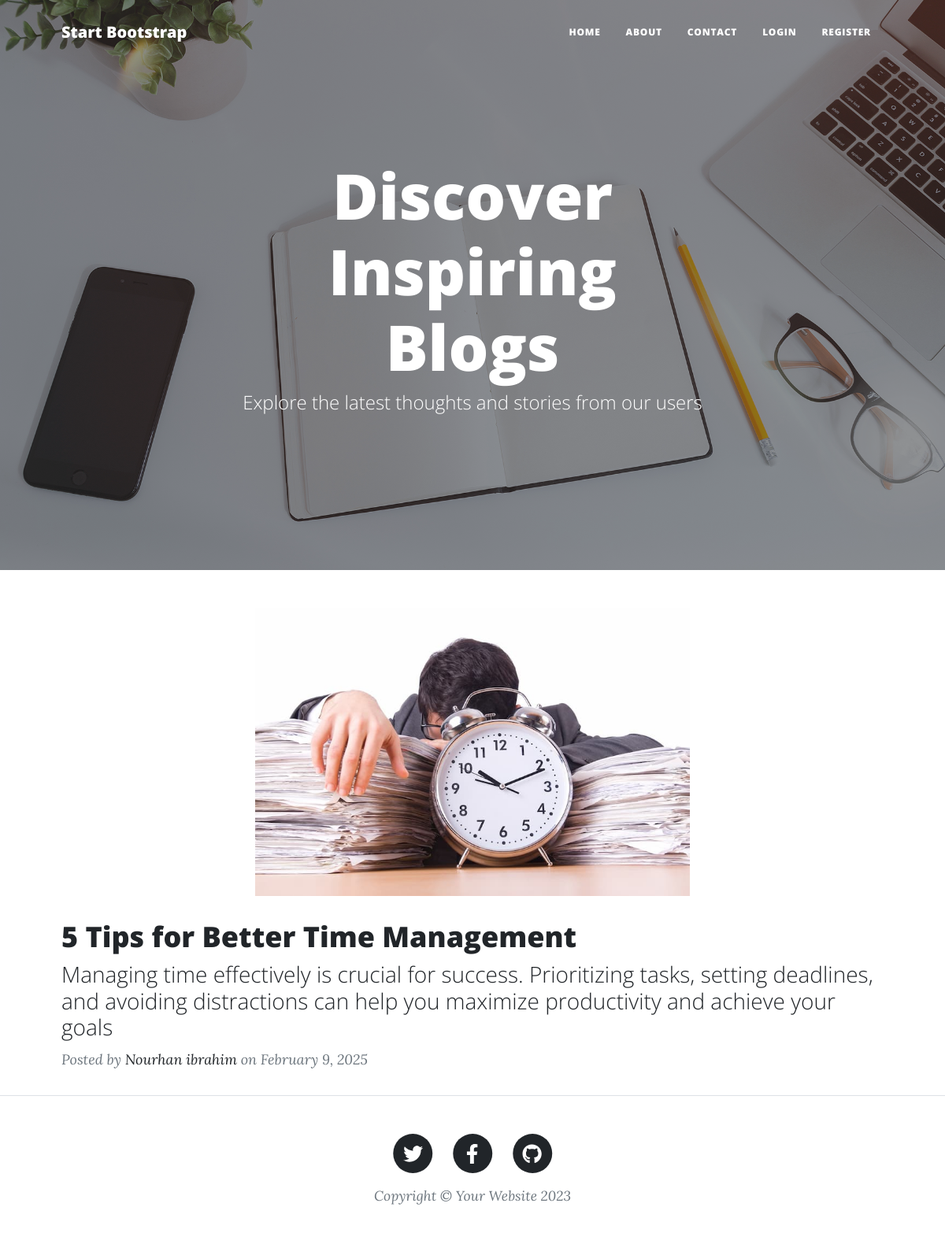
Page /index.php?page=single-blog&id=22 on the committed database.
### tables this page shows
CREATE TABLE `posts` (
  `id` int(11) NOT NULL,
  `title` varchar(255) DEFAULT NULL,
  `content` text DEFAULT NULL,
  `image` text DEFAULT NULL,
  `created_at` timestamp NOT NULL DEFAULT current_timestamp() ON UPDATE current_timestamp(),
  `user_id` int(11) DEFAULT NULL
);

CREATE TABLE `users` (
  `id` int(11) NOT NULL,
  `name` varchar(255) NOT NULL,
  `email` varchar(255) NOT NULL,
  `password` varchar(255) NOT NULL
);

### view/blog/single-blog.php (the view, shortened to what this page needs)
<header class="masthead" style="background-image: url('assets/img/home-bg.jpg')">
    <div class="container position-relative px-4 px-lg-5">
        <div class="row gx-4 gx-lg-5 justify-content-center">
            <div class="col-md-10 col-lg-8 col-xl-7">
                <div class="site-heading">
                    <h1>Discover Inspiring Blogs</h1>
                    <span class="subheading">Explore the latest thoughts and stories from our users</span>
                </div>
            </div>
        </div>
    </div>
</header>
</body>
<div class="container px-4 px-lg-5">
    <div class="row gx-4 gx-lg-5 justify-content-center">
        <?php
         if ($_GET['id']) {
             $post_id = intval($_GET['id']);
             $sql = "SELECT posts.*, users.name AS author
             FROM posts
              JOIN users ON posts.user_id = users.id
             WHERE posts.id = $post_id";
             $res = mysqli_query($conn, $sql);
             if ($row = mysqli_fetch_assoc($res)) :
                 if (isset($row['image'])):
         ?>
                    <img src="<?= $row['image'] ?>" style="width: 100%; max-width: 600px; height: auto; display: block; margin: auto;" />
                <?php endif; ?>
                <div class="post-preview">
                    <a href="post.html">
                        <h2 class="post-title"><?= $row['title'] ?></h2>
                        <h3 class="post-subtitle"><?= $row['content'] ?></h3>
                    </a>
                    <p class="post-meta">
                        Posted by
                        <a href="#!"><?= htmlspecialchars($row['author']) ?></a>
                        on <?= date('F j, Y', strtotime($row['created_at'])) ?>
                    </p>
                </div>
        <?php else: echo "Blog not found";
             endif;
         } else {
             echo "invaild request";
         } ?>
    </div>
</div>

### rows in the picture
posts: image (picture), title "5 Tips for Better Time Management", content "Managing time effectively is crucial for success. Prioritizing tasks, setting deadlines, and avoiding distractions can help you maximize productivity and achieve your goals", user.name "Nourhan ibrahim", created_at "February 9, 2025"
